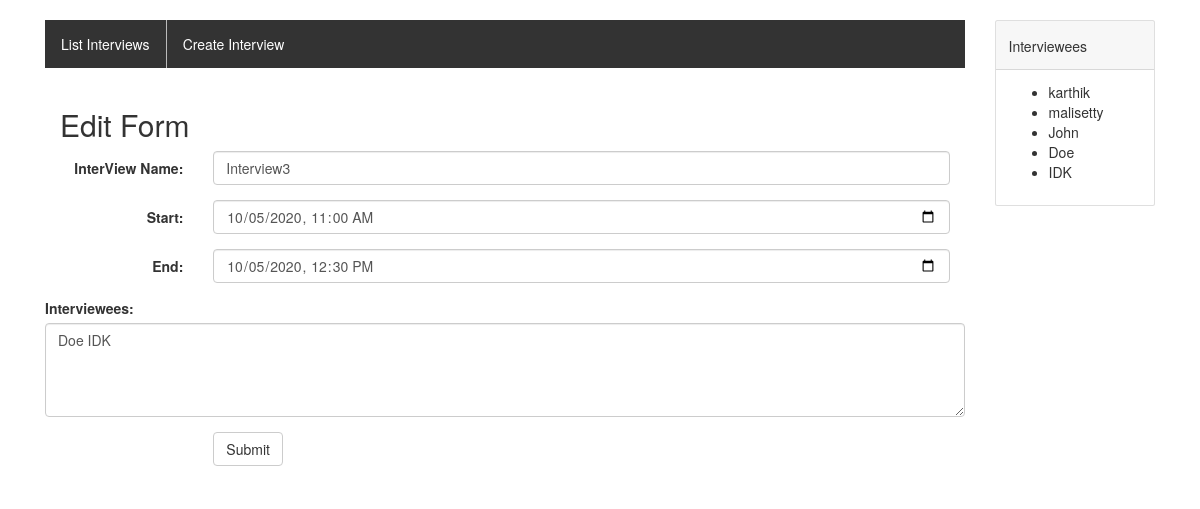
The page /edit-interview/3 on the database its author committed.
### tables this page shows
CREATE TABLE interviews(
        id integer PRIMARY KEY AUTOINCREMENT,
        name text,
        start datetime,
        end datetime
    );

CREATE TABLE users(
        id integer PRIMARY KEY AUTOINCREMENT,
        name text
    );

### app.py (the view)
@app.route('/edit-interview/<int:interviewid>', methods=['POST', 'GET'])
def editInterview(interviewid):
    with conn:
        c.execute(f'select * from interviews where id = {interviewid}')
        x = c.fetchone()
    params = {}
    c.execute('SELECT name from users;')
    params['users'] = [x[0] for x in c.fetchall()]
    params['editform'] = True
    params['fillformvalue'] = {
        'id': interviewid,
        'name': x[1],
        'users': ' '.join(getUsers(interviewid)),
        'start': x[2].replace(' ', 'T')[:-3],
        'end': x[3].replace(' ', 'T')[:-3]
    }
    if request.method == 'POST':
        name = request.form['name'].strip()
        users = request.form['users'].strip().split()
        start = request.form['start'].strip()
        end = request.form['end'].strip()
        if '' in [name, users, start, end]:
            return render_template('create.html', error="All fields are required")
        UID = []
        users = list(dict.fromkeys([user.strip() for user in users]))
        for user in users:
            with conn:
                c.execute(f'SELECT id from users where name="{user}";')
            temp = c.fetchone()
            if temp is not None:
                temp = temp[0]
                UID.append(temp)
            else:
                params['error'] = f"No user found with name '{user}'"
                return render_template('create.html', **params)
        if len(UID) < 2:
            params['error'] = "alteast 2 users needed"
            return render_template('create.html', **params)
        start = start.replace('T', ' ') + ':00'
        end = end.replace('T', ' ') + ':00'
        if f(start) >= f(end):
            params['error'] = "start time should be lessthan end time"
            return render_template('create.html', **params)
        for id in UID:
            with conn:
                c.execute(
                    f'select start, end from interviews where id in (SELECT interviewid FROM interuser where userid = {id}) and id !={interviewid}')
                times = c.fetchall()
            if not compatible((start, end), times):
                with conn:
                    c.execute(f'Select name from users where id = {id}')
                params['error'] = f"user '{c.fetchone()[0]}' is not available in given schedule"
                return render_template('create.html', **params)
        with conn:
            c.execute(
                f'update interviews set name = "{name}",start="{start}", end="{end}" where id = {interviewid}')
            c.execute(
                f'select userid from interuser where interviewid={interviewid}')
            oldUID = [x[0] for x in c.fetchall()]
            for id in set(oldUID)-set(UID):
                c.execute(
                    f'DELETE FROM interuser where interviewid={interviewid} and userid={id};')
            for id in set(UID)-set(oldUID):
                c.execute(
                    f'INSERT INTO interuser values({interviewid}, {id});')
        return redirect(url_for('home'))
    else:
        return render_template('create.html', **params)

### app.py (called while the page is built)
def getUsers(ID):
    c.execute(
        f'SELECT name from users where id in (SELECT userid from interuser where interviewid={ID});')
    st = []
    for x in c.fetchall():
        st.append(x[0])
    return st

### templates/create.html (shortened to what this page needs)
{%extends 'base.html'%}
{%block content%}
<div class="container" style="width: auto;">
	{%if editform %}
	<h2>Edit Form</h2>
	{%endif%}
	<form
		class="form-horizontal"
		action='{{url_for("createInterview")}}'
		method="POST"
	>
		<div class="form-group">
			<label class="control-label col-sm-2" for="name"
				>InterView Name:</label
			>
			<div class="col-sm-10">
				<input
					type="text"
					class="form-control"
					id="name"
					placeholder="name"
					name="name"
					{%if
					editform
					%}
					value="{{fillformvalue['name']}}"
					{%endif%}
				/>
			</div>
		</div>
		<div class="form-group">
			<label class="control-label col-sm-2" for="start">Start:</label>
			<div class="col-sm-10">
				<input
					type="datetime-local"
					class="form-control"
					id="start"
					placeholder="Enter password"
					name="start"
					{%if
					editform
					%}
					value="{{fillformvalue['start']}}"
					{%endif%}
				/>
			</div>
		</div>
		<div class="form-group">
			<label class="control-label col-sm-2" for="end">End:</label>
			<div class="col-sm-10">
				<input
					type="datetime-local"
					class="form-control"
					id="end"
					placeholder="Enter password"
					name="end"
					{%if
					editform
					%}
					value="{{fillformvalue['end']}}"
					{%endif%}
				/>
			</div>
		</div>
		<div class="form-group">
			<label for="users">Interviewees:</label>
			<textarea
				class="form-control"
				id="users"
				rows="4"
				cols="50"
				name="users"
				placeholder="usernames of interviewees sperated by ' ' (space)
@Example:
	username1 username2 username3"
			>
{%if editform %}{{fillformvalue['users']}}{% endif %}</textarea
			>
		</div>
		<div class="form-group">
			<div class="col-sm-offset-2 col-sm-10">
				<button type="submit" class="btn btn-default">Submit</button>
			</div>
		</div>
	</form>
</div>
{%endblock content%}

### templates/base.html (shortened to what this page needs)
<html lang="en">
	<head>
		<link
			rel="stylesheet"
			href="https://stackpath.bootstrapcdn.com/bootstrap/4.3.1/css/bootstrap.min.css"
		/>
		<link
			rel="stylesheet"
			href="https://maxcdn.bootstrapcdn.com/bootstrap/3.3.7/css/bootstrap.min.css"
		/>
	</head>
	<body style="padding-top: 20px;">
		<div class="container">
			<div class="row">
				<div class="col-md-10">
					<nav>
						<ul>
							<li>
								<a href="{{url_for('home')}}"
									>List Interviews</a
								>
							</li>
							<li>
								<a href="{{url_for('createInterview')}}">
									Create Interview
								</a>
							</li>
						</ul>
					</nav>
					{% block content %}{% endblock %}
				</div>
				<div class="col-md-2">
					<div class="card">
						<div class="card-header">
							<h5 class="card-title">Interviewees</h5>
						</div>
						<div class="card-body">
							<ul>
								{% for user in users%}
								<li>{{user}}</li>
								{%endfor%}
							</ul>
						</div>
					</div>
				</div>
			</div>
		</div>
	</body>
</html>

### templates/base.html (style rules this page uses)
Nav ul { list-style-type: none; margin-bottom: 20px; padding: 0; overflow: hidden; background-color: #333; }
Nav ul li { float: left; border-right: 1px solid #bbb; }
Nav ul li:last-child { border-right: none; }
Nav ul li a { display: block; color: white; text-align: center; padding: 14px 16px; text-decoration: none; }

### rows shown on the page
interviews: name "Interview3", start "10/05/2020 11:00", end "10/05/2020 12:30"
users: name "karthik"
users: name "malisetty"
users: name "John"
users: name "Doe"
users: name "IDK"
